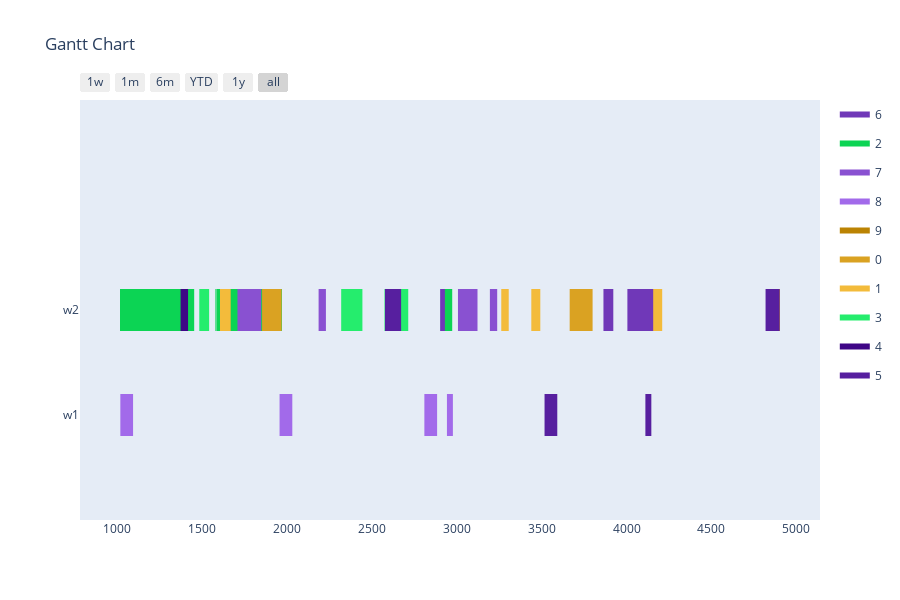

The code cell stored with this chart in its notebook:
### Markdown cell above
Config 1 - Test with One Point Crossover

### Code cell
optimizer = BaseGA(env)
optimizer.set_minimize()
# optional (in this case, all options given are the default option, if the configuration step is skipped)
optimizer.configure('tardiness', 'onepointcrossover', 'roulettewheel', 'randomize')
# choose an input generator (optional) -> decides how the data gets converted into the optimizer format
# optimizer.set_input_generator('SameLengthAlternativesGenerator')
# all parameters after offspring_amount are optional (in this case -> verbose=True)
result, best_fitness_history, average_fitness_history, best_generation_history, feasible_gen = optimizer.optimize(orders, max_generations, earliest_time_slot, last_time_slot, population_size, offspring_amount, verbose=True)
workstation_assignments = reformat_result(result, orders, env)
visualize(workstation_assignments, best_fitness_history, average_fitness_history, best_generation_history, feasible_gen)

### Figure 1 — Plotly figure (JSON) as saved in the notebook; plotly's stock layout.template omitted (floating-point values rounded to 4 significant figures)
{"data": [{"fill": "toself", "fillcolor": "rgb(112, 56, 184)", "hoverinfo": "name", "legendgroup": "rgb(112, 56, 184)", "mode": "none", "name": "6", "type": "scatter", "x": [844, 887, 887, 844, 844, 1677, 1812, 1812, 1677, 1677, 4049, 4184, 4184, 4049, 4049, 3864, 3922, 3922, 3864, 3864, 4005, 4140, 4140, 4005, 4005, 1633, 1768, 1768, 1633, 1633, 2902, 2960, 2960, 2902], "y": [0.8, 0.8, 1.2, 1.2, null, 0.8, 0.8, 1.2, 1.2, null, 0.8, 0.8, 1.2, 1.2, null, 0.8, 0.8, 1.2, 1.2, null, 0.8, 0.8, 1.2, 1.2, null, 0.8, 0.8, 1.2, 1.2, null, 0.8, 0.8, 1.2, 1.2]}, {"fill": "toself", "fillcolor": "rgb(12, 212, 84)", "hoverinfo": "name", "legendgroup": "rgb(12, 212, 84)", "mode": "none", "name": "2", "type": "scatter", "x": [901, 1016, 1016, 901, 901, 1583, 1641, 1641, 1583, 1583, 1453, 1578, 1578, 1453, 1453, 1585, 1628, 1628, 1585, 1585, 2930, 2973, 2973, 2930, 2930, 1789, 1832, 1832, 1789, 1789, 857, 997, 997, 857], "y": [0.8, 0.8, 1.2, 1.2, null, 0.8, 0.8, 1.2, 1.2, null, 0.8, 0.8, 1.2, 1.2, null, 0.8, 0.8, 1.2, 1.2, null, 0.8, 0.8, 1.2, 1.2, null, 0.8, 0.8, 1.2, 1.2, null, 0.8, 0.8, 1.2, 1.2]}, {"fill": "toself", "fillcolor": "rgb(137, 81, 209)", "hoverinfo": "name", "legendgroup": "rgb(137, 81, 209)", "mode": "none", "name": "7", "type": "scatter", "x": [680, 820, 820, 680, 680, 2186, 2229, 2229, 2186, 2186, 1708, 1848, 1848, 1708, 1708, 3195, 3238, 3238, 3195, 3195, 774, 899, 899, 774, 774, 353, 414, 414, 353, 353, 3007, 3122, 3122, 3007], "y": [0.8, 0.8, 1.2, 1.2, null, 0.8, 0.8, 1.2, 1.2, null, 0.8, 0.8, 1.2, 1.2, null, 0.8, 0.8, 1.2, 1.2, null, 0.8, 0.8, 1.2, 1.2, null, 0.8, 0.8, 1.2, 1.2, null, 0.8, 0.8, 1.2, 1.2]}, {"fill": "toself", "fillcolor": "rgb(162, 106, 234)", "hoverinfo": "name", "legendgroup": "rgb(162, 106, 234)", "mode": "none", "name": "8", "type": "scatter", "x": [283, 366, 366, 283, 283, 238, 321, 321, 238, 238, 2809, 2884, 2884, 2809, 2809, 1018, 1093, 1093, 1018, 1018, 1956, 2031, 2031, 1956, 1956, 2942, 2977, 2977, 2942], "y": [0.8, 0.8, 1.2, 1.2, null, 0.8, 0.8, 1.2, 1.2, null, -0.2, -0.2, 0.2, 0.2, null, -0.2, -0.2, 0.2, 0.2, null, -0.2, -0.2, 0.2, 0.2, null, -0.2, -0.2, 0.2, 0.2]}, {"fill": "toself", "fillcolor": "rgb(187, 131, 3)", "hoverinfo": "name", "legendgroup": "rgb(187, 131, 3)", "mode": "none", "name": "9", "type": "scatter", "x": [448, 492, 492, 448, 448, 509, 572, 572, 509, 509, 256, 300, 300, 256, 256, 201, 274, 274, 201], "y": [0.8, 0.8, 1.2, 1.2, null, 0.8, 0.8, 1.2, 1.2, null, 0.8, 0.8, 1.2, 1.2, null, 0.8, 0.8, 1.2, 1.2]}, {"fill": "toself", "fillcolor": "rgb(218, 162, 34)", "hoverinfo": "name", "legendgroup": "rgb(218, 162, 34)", "mode": "none", "name": "0", "type": "scatter", "x": [1853, 1968, 1968, 1853, 1853, 383, 518, 518, 383, 383, 262, 305, 305, 262, 262, 365, 505, 505, 365, 365, 3665, 3800, 3800, 3665, 3665, 599, 739, 739, 599, 599, 4861, 4904, 4904, 4861], "y": [0.8, 0.8, 1.2, 1.2, null, 0.8, 0.8, 1.2, 1.2, null, 0.8, 0.8, 1.2, 1.2, null, 0.8, 0.8, 1.2, 1.2, null, 0.8, 0.8, 1.2, 1.2, null, 0.8, 0.8, 1.2, 1.2, null, 0.8, 0.8, 1.2, 1.2]}, {"fill": "toself", "fillcolor": "rgb(243, 187, 59)", "hoverinfo": "name", "legendgroup": "rgb(243, 187, 59)", "mode": "none", "name": "1", "type": "scatter", "x": [3262, 3306, 3306, 3262, 3262, 3439, 3492, 3492, 3439, 3439, 4157, 4210, 4210, 4157, 4157, 1605, 1668, 1668, 1605], "y": [0.8, 0.8, 1.2, 1.2, null, 0.8, 0.8, 1.2, 1.2, null, 0.8, 0.8, 1.2, 1.2, null, 0.8, 0.8, 1.2, 1.2]}, {"fill": "toself", "fillcolor": "rgb(37, 237, 109)", "hoverinfo": "name", "legendgroup": "rgb(37, 237, 109)", "mode": "none", "name": "3", "type": "scatter", "x": [310, 435, 435, 310, 310, 758, 893, 893, 758, 758, 2574, 2714, 2714, 2574, 2574, 646, 689, 689, 646, 646, 1483, 1541, 1541, 1483, 1483, 904, 965, 965, 904, 904, 2319, 2444, 2444, 2319], "y": [0.8, 0.8, 1.2, 1.2, null, 0.8, 0.8, 1.2, 1.2, null, 0.8, 0.8, 1.2, 1.2, null, 0.8, 0.8, 1.2, 1.2, null, 0.8, 0.8, 1.2, 1.2, null, 0.8, 0.8, 1.2, 1.2, null, 0.8, 0.8, 1.2, 1.2]}, {"fill": "toself", "fillcolor": "rgb(62, 6, 134)", "hoverinfo": "name", "legendgroup": "rgb(62, 6, 134)", "mode": "none", "name": "4", "type": "scatter", "x": [671, 724, 724, 671, 671, 1373, 1417, 1417, 1373, 1373, 250, 294, 294, 250, 250, 389, 442, 442, 389], "y": [0.8, 0.8, 1.2, 1.2, null, 0.8, 0.8, 1.2, 1.2, null, 0.8, 0.8, 1.2, 1.2, null, 0.8, 0.8, 1.2, 1.2]}, {"fill": "toself", "fillcolor": "rgb(87, 31, 159)", "hoverinfo": "name", "legendgroup": "rgb(87, 31, 159)", "mode": "none", "name": "5", "type": "scatter", "x": [4819, 4902, 4902, 4819, 4819, 261, 344, 344, 261, 261, 2577, 2672, 2672, 2577, 2577, 252, 339, 339, 252, 252, 4111, 4146, 4146, 4111, 4111, 3517, 3592, 3592, 3517], "y": [0.8, 0.8, 1.2, 1.2, null, 0.8, 0.8, 1.2, 1.2, null, 0.8, 0.8, 1.2, 1.2, null, -0.2, -0.2, 0.2, 0.2, null, -0.2, -0.2, 0.2, 0.2, null, -0.2, -0.2, 0.2, 0.2]}, {"legendgroup": "rgb(112, 56, 184)", "marker": {"color": "rgb(112, 56, 184)", "opacity": 0, "size": 1}, "mode": "markers", "name": "", "showlegend": false, "text": [null, null, null, null, null, null, null, null, null, null, null, null, null, null], "type": "scatter", "x": [844, 887, 1677, 1812, 4049, 4184, 3864, 3922, 4005, 4140, 1633, 1768, 2902, 2960], "y": [1, 1, 1, 1, 1, 1, 1, 1, 1, 1, 1, 1, 1, 1]}, {"legendgroup": "rgb(12, 212, 84)", "marker": {"color": "rgb(12, 212, 84)", "opacity": 0, "size": 1}, "mode": "markers", "name": "", "showlegend": false, "text": [null, null, null, null, null, null, null, null, null, null, null, null, null, null], "type": "scatter", "x": [901, 1016, 1583, 1641, 1453, 1578, 1585, 1628, 2930, 2973, 1789, 1832, 857, 997], "y": [1, 1, 1, 1, 1, 1, 1, 1, 1, 1, 1, 1, 1, 1]}, {"legendgroup": "rgb(137, 81, 209)", "marker": {"color": "rgb(137, 81, 209)", "opacity": 0, "size": 1}, "mode": "markers", "name": "", "showlegend": false, "text": [null, null, null, null, null, null, null, null, null, null, null, null, null, null], "type": "scatter", "x": [680, 820, 2186, 2229, 1708, 1848, 3195, 3238, 774, 899, 353, 414, 3007, 3122], "y": [1, 1, 1, 1, 1, 1, 1, 1, 1, 1, 1, 1, 1, 1]}, {"legendgroup": "rgb(162, 106, 234)", "marker": {"color": "rgb(162, 106, 234)", "opacity": 0, "size": 1}, "mode": "markers", "name": "", "showlegend": false, "text": [null, null, null, null, null, null, null, null, null, null, null, null], "type": "scatter", "x": [283, 366, 238, 321, 2809, 2884, 1018, 1093, 1956, 2031, 2942, 2977], "y": [1, 1, 1, 1, 0, 0, 0, 0, 0, 0, 0, 0]}, {"legendgroup": "rgb(187, 131, 3)", "marker": {"color": "rgb(187, 131, 3)", "opacity": 0, "size": 1}, "mode": "markers", "name": "", "showlegend": false, "text": [null, null, null, null, null, null, null, null], "type": "scatter", "x": [448, 492, 509, 572, 256, 300, 201, 274], "y": [1, 1, 1, 1, 1, 1, 1, 1]}, {"legendgroup": "rgb(218, 162, 34)", "marker": {"color": "rgb(218, 162, 34)", "opacity": 0, "size": 1}, "mode": "markers", "name": "", "showlegend": false, "text": [null, null, null, null, null, null, null, null, null, null, null, null, null, null], "type": "scatter", "x": [1853, 1968, 383, 518, 262, 305, 365, 505, 3665, 3800, 599, 739, 4861, 4904], "y": [1, 1, 1, 1, 1, 1, 1, 1, 1, 1, 1, 1, 1, 1]}, {"legendgroup": "rgb(243, 187, 59)", "marker": {"color": "rgb(243, 187, 59)", "opacity": 0, "size": 1}, "mode": "markers", "name": "", "showlegend": false, "text": [null, null, null, null, null, null, null, null], "type": "scatter", "x": [3262, 3306, 3439, 3492, 4157, 4210, 1605, 1668], "y": [1, 1, 1, 1, 1, 1, 1, 1]}, {"legendgroup": "rgb(37, 237, 109)", "marker": {"color": "rgb(37, 237, 109)", "opacity": 0, "size": 1}, "mode": "markers", "name": "", "showlegend": false, "text": [null, null, null, null, null, null, null, null, null, null, null, null, null, null], "type": "scatter", "x": [310, 435, 758, 893, 2574, 2714, 646, 689, 1483, 1541, 904, 965, 2319, 2444], "y": [1, 1, 1, 1, 1, 1, 1, 1, 1, 1, 1, 1, 1, 1]}, {"legendgroup": "rgb(62, 6, 134)", "marker": {"color": "rgb(62, 6, 134)", "opacity": 0, "size": 1}, "mode": "markers", "name": "", "showlegend": false, "text": [null, null, null, null, null, null, null, null], "type": "scatter", "x": [671, 724, 1373, 1417, 250, 294, 389, 442], "y": [1, 1, 1, 1, 1, 1, 1, 1]}, {"legendgroup": "rgb(87, 31, 159)", "marker": {"color": "rgb(87, 31, 159)", "opacity": 0, "size": 1}, "mode": "markers", "name": "", "showlegend": false, "text": [null, null, null, null, null, null, null, null, null, null, null, null], "type": "scatter", "x": [4819, 4902, 261, 344, 2577, 2672, 252, 339, 4111, 4146, 3517, 3592], "y": [1, 1, 1, 1, 1, 1, 0, 0, 0, 0, 0, 0]}], "layout": {"height": 600, "hovermode": "closest", "showlegend": true, "title": {"text": "Gantt Chart"}, "xaxis": {"rangeselector": {"buttons": [{"count": 7, "label": "1w", "step": "day", "stepmode": "backward"}, {"count": 1, "label": "1m", "step": "month", "stepmode": "backward"}, {"count": 6, "label": "6m", "step": "month", "stepmode": "backward"}, {"count": 1, "label": "YTD", "step": "year", "stepmode": "todate"}, {"count": 1, "label": "1y", "step": "year", "stepmode": "backward"}, {"step": "all"}]}, "showgrid": false, "type": "date", "zeroline": false}, "yaxis": {"autorange": false, "range": [-1, 3], "showgrid": false, "ticktext": ["w1", "w2"], "tickvals": [0, 1], "zeroline": false}}}
